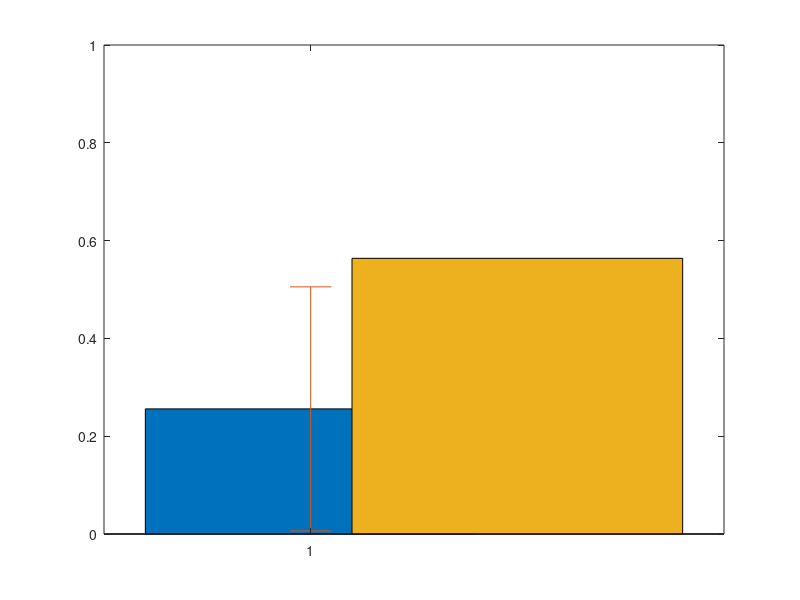

Write MATLAB code to recreate this figure.
D2Rn_R = 2; D2Rn_CT = 336; D2Rn_RCT = 260;
D2Ro_R = [2,2,3,20,2,8,11]; D2Ro_CT = [370 882 202 908 662 217 972]; D2Ro_RCT = [61, 22, 313, 238, 47, 346, 144];


D2Ro_Total = sum( [D2Ro_CT; D2Ro_RCT], 1 );


D2Ro_Props = D2Ro_RCT ./ D2Ro_Total;
D2Ro_Props_avg = mean(D2Ro_Props);
D2Ro_Prop_STD = std( D2Ro_Props );

D2Rn_Prop = D2Rn_CT / (D2Rn_CT + D2Rn_RCT);

figure(); bar(D2Ro_Props_avg);
hold on; errorbar( 1, D2Ro_Props_avg, D2Ro_Prop_STD );
bar( 2, D2Rn_Prop );
ylim( [0, 1] );
hold off;

